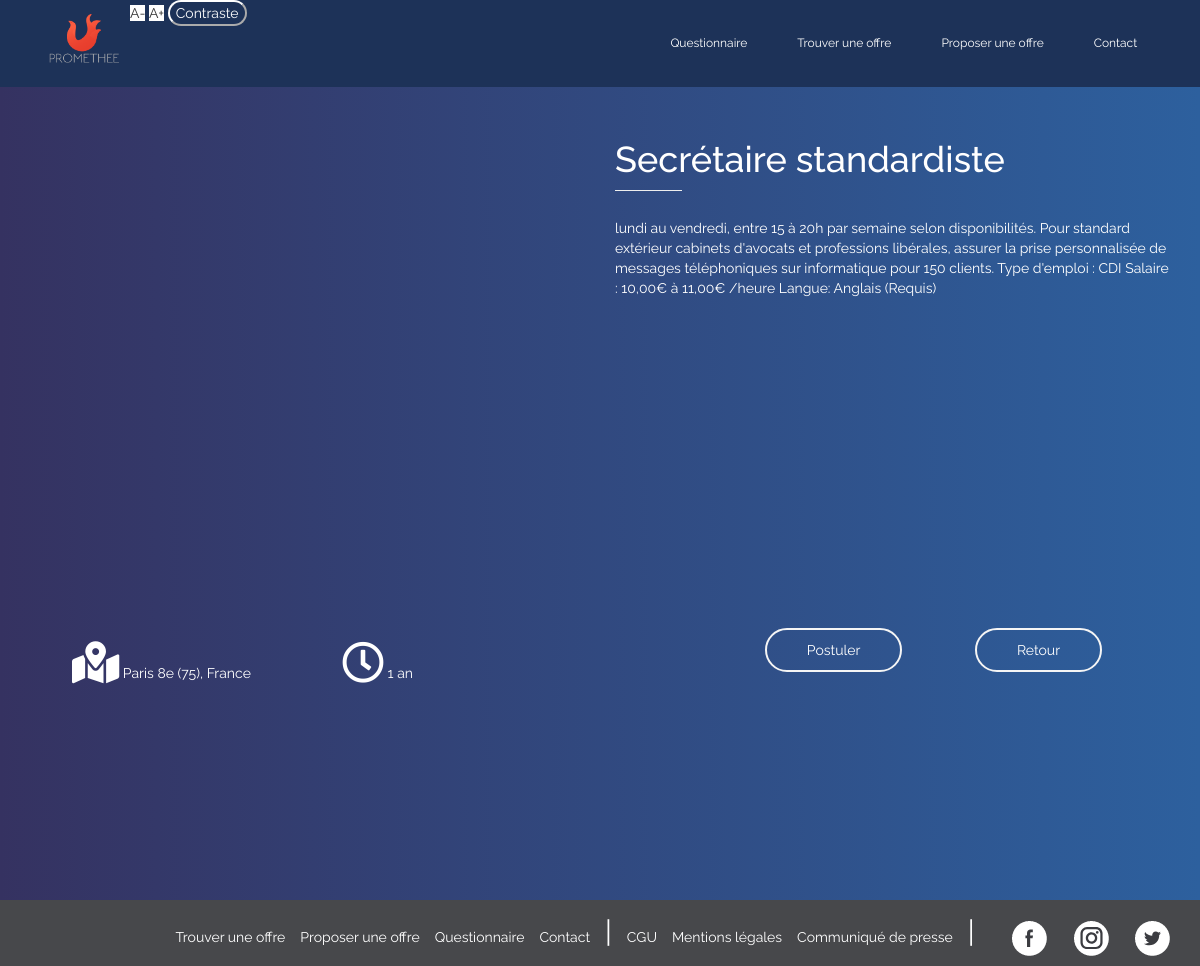
The page /formations.php?art=8 on the database its author committed.
### tables this page shows
CREATE TABLE IF NOT EXISTS `proposer_formations` (
  `id` int(11) NOT NULL AUTO_INCREMENT,
  `nom_etablissement` varchar(255) NOT NULL,
  `nom` varchar(255) NOT NULL,
  `telephone` int(10) NOT NULL,
  `taille_entreprise` text,
  `Ville` varchar(75) NOT NULL,
  `duration` varchar(255) NOT NULL,
  `titre_poste` varchar(75) NOT NULL,
  `chapo` varchar(250) NOT NULL,
  `description_complete` longtext NOT NULL,
  PRIMARY KEY (`id`)
);

### formations.php (the view, shortened to what this page needs)
<?php
include("envoi_form.php");
if(isset($_GET['art'])){
    $read_art = htmlspecialchars($_GET['art']);
    $get_art = $bdd->prepare('SELECT * FROM proposer_formations WHERE id=?');
    $get_art->execute(array($read_art));
          if($get_art->rowCount()==1){
              $get_art = $get_art->fetch();
          }else
          {
              die('Erreur');
          }
         ?>
<!DOCTYPE HTML>
<html lang="fr">
    <head>
    <link rel="stylesheet" href="https://maxcdn.bootstrapcdn.com/bootstrap/3.3.7/css/bootstrap.min.css">
    <link rel="stylesheet" href="https://use.fontawesome.com/releases/v5.5.0/css/all.css">
    <link rel="stylesheet" href="assets/css/styles.css">
<link rel="stylesheet" type="text/css" href="//cdnjs.cloudflare.com/ajax/libs/cookieconsent2/3.1.0/cookieconsent.min.css" />
</head>
<body id="body">
<nav class="navbar navbar-fixed-top">
  <div class="container" id="beau">
    <div class="collapse navbar-collapse" id="myNavbar">
        <a href="home.php" class="navbar-left"><img class="logo" src="assets/img/logo.png"></a>
        <div class="accessibilite-zoom" id="moin">A-</div>
    <div class="accessibilite-zoom" id="plus">A+</div>
    <button onclick="change_bg()">Contraste</button>
      <ul class="nav navbar-nav navbar-right">
        <li><a href="quizz.php">Questionnaire</a></li>
        <li><a href="formations-list.php">Trouver une offre</a></li>
        <li><a href="propositions.php">Proposer une offre</a></li>
        <li><a href="contact.php">Contact</a></li>
      </ul>
    </div>
  </div>
</nav>
    <div class="container" id="marge">
        <div class="row">
        <div class="col-sm-6">
            <iframe class="maps" src="https://www.google.com/maps/embed?pb=!1m18!1m12!1m3!1d2625.2909627130334!2d2.389226215902807!3d48.852661809063704!2m3!1f0!2f0!3f0!3m2!1i1024!2i768!4f13.1!3m3!1m2!1s0x47e67274fd0b00b3%3A0xbd260b61f2c3e82!2s19+Rue+Voltaire%2C+75011+Paris!5e0!3m2!1sfr!2sfr!4v1544064702351" width="100%" height="auto" frameborder="0" style="border:0" allowfullscreen></iframe>
        </div>
        <div class="col-sm-6">
            <h1 style="color:white;"><?= $get_art['titre_poste']?></h1>
            <hr style="width:12%;margin-bottom:5%;">
            <p class="text"><?= $get_art['description_complete'] ?></p>
        </div>
    </div>
    </div>
    <div class="container" id="basMarge2">
    <div class="row">
        <div class="col-sm-12">
    <div class="col-sm-6">
        <div class="col-sm-6" style="color:white; padding:5%;">
        <p class="textD">
        <i class="fas fa-map-marked-alt fa-3x" style="color:white;"></i>
        <?= $get_art['Ville']?>, France</p>
        </div>
        <div class="col-sm-6" style="padding:5%;">
        <p class="textD">
        <i class="far fa-clock fa-3x"></i>
        <?= $get_art['duration']?></p>
        </div>
    </div>
    <div class="col-sm-6">
    <div class="boutonman">
        <a class="button_form" href="tel:<?= $get_art['telephone']?>">Postuler</a>
        <a class="button_form" href="formations-list.php">Retour</a>
     </div>
    </div>
    </div>
    </div>
    </div>
<footer class="page-footer font-small cyan darken-3" style="background:#47484b;">
    <div class="container">
      <div class="row">
        <div class="col-md-12 py-5">
        <div class="arbo-footer">
          <p class="text-right" style="margin-top: 1%;">
            <a href="formations-list.php">Trouver une offre</a>
            <a href="propositions.php">Proposer une offre</a>
            <a href="quizz.php">Questionnaire</a>
            <a href="contact.php">Contact</a>
            <span class="separateur">|</span>
            <a href="cgu.php" style="margin-left: 0%;">CGU</a>
            <a href="cgu.php#conditions">Mentions légales</a>
            <a href="assets/presse.pdf" target="_blank">Communiqué de presse</a>
            <span class="separateur">|</span>
             <a class="fb-ic">
            <a target="_blank" href="https://www.facebook.com/Prom%C3%A9th%C3%A9e-286251385344865/">
              <img src="assets/img/Facebook.png" alt="">
            </a>
          </a>
          <a class="tw-ic">
            <a target="_blank" href="https://www.instagram.com/promethee_us/">
              <img src="assets/img/Insta.png" alt="">
            </a>
          </a>
          <a class="ins-ic">
            <a target="_blank" href="https://twitter.com/promethee_us">
              <img src="assets/img/Twitter.png" alt="">
            </a>
          </a>
          </p>
        </div>
        </div>
      </div>
    </div>
  </footer>
    </body>
</html>
        <?php }
    ?>

### assets/css/styles.css (style rules this page uses)
html { z-index: -1; height:100%; }
nav { font-family: 'Raleway', sans-serif; }
button { background: transparent; color:white; border-color:white; border-radius: 31px; }
body { background-image: -webkit-linear-gradient(left, #353261, #2d609e); background:-moz-linear-gradient(left, #353261, #2d609e); background:-o-linear-gradient(left, #353261, #2d609e); background:-ms-linear-gradient(left, #353261, #2d609e); width: 100%; height: 100%; font-family: 'Raleway', sans-serif; z-index: 1; }
.navbar { background-color:#1d3258; }
.accessibilite-zoom { background-color:white; display: INLINE; }
h1 { color:white; }
.navbar-left { padding: 10px 15px; }
.logo { width: 70px; margin:5%; }
.nav>li>a { position: relative; display: block; padding: 10px 25px; color:white; }
.navbar-right { font-size: 12px; padding:2%; }
footer { margin-top:10%; }
iframe { height:300px; width:100%; }
#marge { margin-top: 10%; }
#basMarge2 { margin-bottom: 15%; }
.fas { color:#eb5d45; }
.text { color:white; }
.textD { color:white; float:left; }
.maps { margin-top: 7%; width: 100%; height:450px; }
hr { width:7%; margin:0; }
.boutonman { margin-left: 15%; }
.button_form { background-color:transparent; -moz-border-radius:31px; -webkit-border-radius:31px; border-radius:31px; display:inline-block; cursor:pointer; color:white; font-size:1em; padding:10px 40px; margin-top: 3%; border:2px solid whitesmoke; margin-left: 15%; }
.separateur { font-size: 2.1em; color:white; margin:1%; }
.arbo-footer a { color:white; margin-left: 1%; }

### rows shown on the page
proposer_formations: titre_poste "Secrétaire standardiste", description_complete "lundi au vendredi, entre 15 à 20h par semaine selon disponibilités. Pour standard extérieur cabinets d'avocats et professions libérales, assurer la prise personnalisée de messages téléphoniques sur informatique pour 150 clients. Type d'emploi : CDI Salaire : 10,00€ à 11,00€ /heure Langue: Anglais (Requis)", Ville "Paris 8e (75)", duration "1 an"
